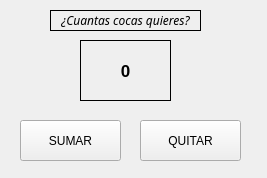
<?xml version="1.0" encoding="UTF-8"?>
<ui version="4.0">
 <class>form</class>
 <widget class="QWidget" name="form">
  <property name="geometry">
   <rect>
    <x>0</x>
    <y>0</y>
    <width>267</width>
    <height>178</height>
   </rect>
  </property>
  <property name="windowTitle">
   <string>Contador_de_Cocas</string>
  </property>
  <widget class="QLabel" name="titulo2">
   <property name="geometry">
    <rect>
     <x>50</x>
     <y>10</y>
     <width>151</width>
     <height>21</height>
    </rect>
   </property>
   <property name="font">
    <font>
     <family>MS Reference Sans Serif</family>
     <italic>true</italic>
    </font>
   </property>
   <property name="frameShape">
    <enum>QFrame::Panel</enum>
   </property>
   <property name="text">
    <string>¿Cuantas cocas quieres?</string>
   </property>
   <property name="alignment">
    <set>Qt::AlignCenter</set>
   </property>
  </widget>
  <widget class="QLabel" name="contador">
   <property name="geometry">
    <rect>
     <x>80</x>
     <y>40</y>
     <width>91</width>
     <height>61</height>
    </rect>
   </property>
   <property name="font">
    <font>
     <family>Arial</family>
     <pointsize>13</pointsize>
     <weight>75</weight>
     <bold>true</bold>
    </font>
   </property>
   <property name="tabletTracking">
    <bool>false</bool>
   </property>
   <property name="focusPolicy">
    <enum>Qt::NoFocus</enum>
   </property>
   <property name="layoutDirection">
    <enum>Qt::LeftToRight</enum>
   </property>
   <property name="frameShape">
    <enum>QFrame::Box</enum>
   </property>
   <property name="text">
    <string>0</string>
   </property>
   <property name="textFormat">
    <enum>Qt::PlainText</enum>
   </property>
   <property name="alignment">
    <set>Qt::AlignCenter</set>
   </property>
   <property name="wordWrap">
    <bool>false</bool>
   </property>
  </widget>
  <widget class="QPushButton" name="suma">
   <property name="geometry">
    <rect>
     <x>20</x>
     <y>120</y>
     <width>101</width>
     <height>41</height>
    </rect>
   </property>
   <property name="layoutDirection">
    <enum>Qt::LeftToRight</enum>
   </property>
   <property name="autoFillBackground">
    <bool>false</bool>
   </property>
   <property name="text">
    <string>SUMAR</string>
   </property>
   <property name="icon">
    <iconset>
     <normaloff>SIGUIENT.ICO</normaloff>SIGUIENT.ICO</iconset>
   </property>
   <property name="checkable">
    <bool>false</bool>
   </property>
   <property name="autoDefault">
    <bool>false</bool>
   </property>
   <property name="default">
    <bool>false</bool>
   </property>
   <property name="flat">
    <bool>false</bool>
   </property>
  </widget>
  <widget class="QPushButton" name="resta">
   <property name="geometry">
    <rect>
     <x>140</x>
     <y>120</y>
     <width>101</width>
     <height>41</height>
    </rect>
   </property>
   <property name="text">
    <string>QUITAR</string>
   </property>
   <property name="icon">
    <iconset>
     <normaloff>PRIMEROI.ICO</normaloff>PRIMEROI.ICO</iconset>
   </property>
   <property name="checkable">
    <bool>false</bool>
   </property>
  </widget>
  <widget class="QLabel" name="label">
   <property name="geometry">
    <rect>
     <x>10</x>
     <y>40</y>
     <width>61</width>
     <height>51</height>
    </rect>
   </property>
   <property name="text">
    <string/>
   </property>
   <property name="pixmap">
    <pixmap>coca.gif</pixmap>
   </property>
   <property name="scaledContents">
    <bool>true</bool>
   </property>
  </widget>
  <widget class="QLabel" name="label_2">
   <property name="geometry">
    <rect>
     <x>190</x>
     <y>40</y>
     <width>61</width>
     <height>51</height>
    </rect>
   </property>
   <property name="text">
    <string/>
   </property>
   <property name="pixmap">
    <pixmap>coca.gif</pixmap>
   </property>
   <property name="scaledContents">
    <bool>true</bool>
   </property>
  </widget>
 </widget>
 <resources/>
 <connections/>
</ui>
